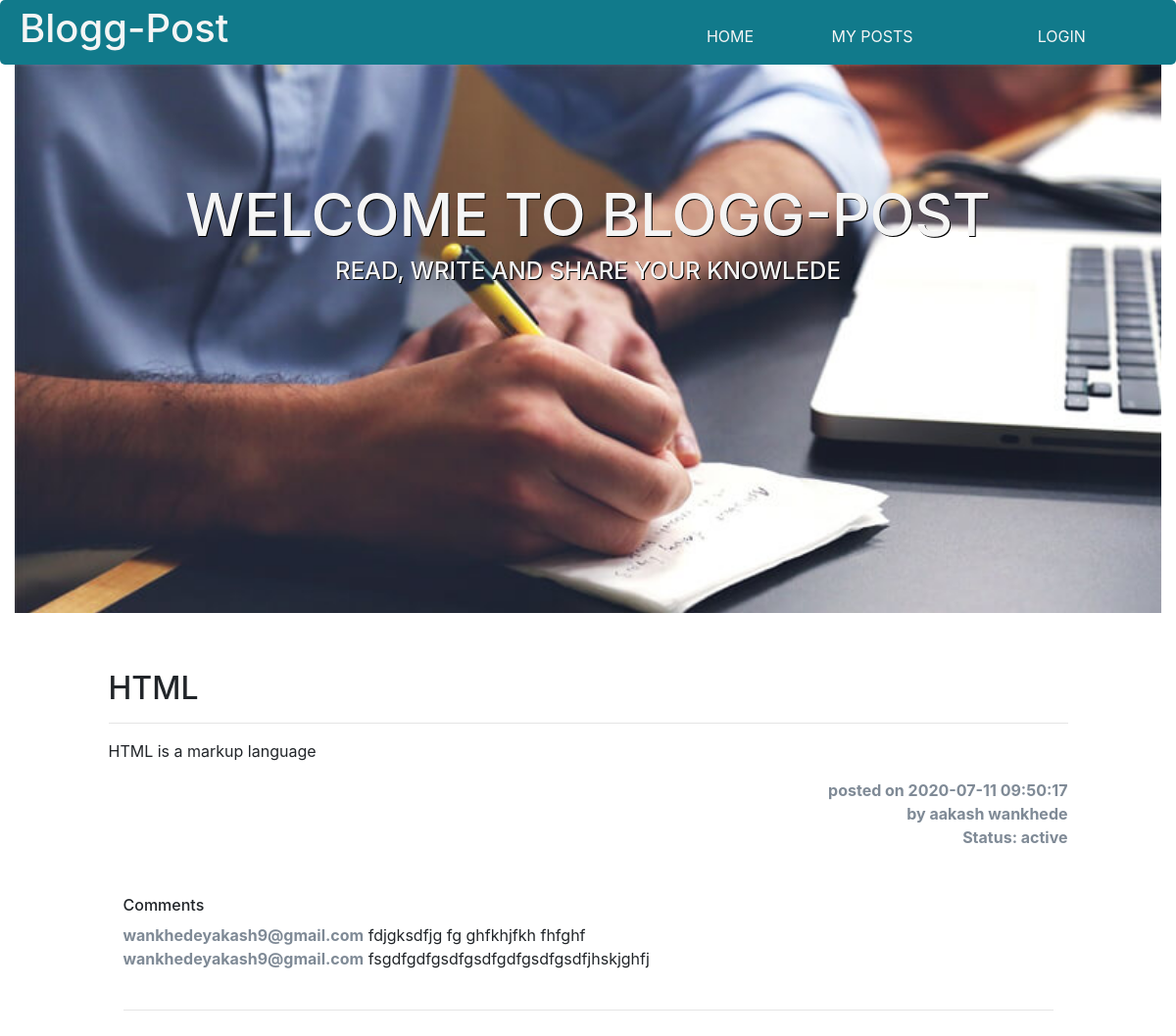
Page /post.php?id=11 on the committed database.
### tables this page shows
CREATE TABLE `blogs` (
  `id` int(11) NOT NULL,
  `title` varchar(50) NOT NULL,
  `content` varchar(500) NOT NULL,
  `post_time` datetime NOT NULL DEFAULT current_timestamp(),
  `user` varchar(50) NOT NULL,
  `isactive` tinyint(1) NOT NULL DEFAULT 0
);

CREATE TABLE `users` (
  `name` varchar(50) NOT NULL,
  `email` varchar(50) NOT NULL,
  `phone` varchar(10) DEFAULT NULL,
  `password` varchar(15) NOT NULL,
  `isadmin` tinyint(1) NOT NULL DEFAULT 0
);

CREATE TABLE `comments` (
  `id` int(11) NOT NULL,
  `comment` varchar(100) NOT NULL,
  `post_id` int(11) NOT NULL,
  `user_id` varchar(50) NOT NULL
);

### post.php (the view, shortened to what this page needs)
<html>
    <head>
        <link rel="stylesheet" href="https://stackpath.bootstrapcdn.com/bootstrap/4.5.0/css/bootstrap.min.css">
        <link rel="stylesheet" href="./static/index.css">
    </head>
    <body vlink="black">
        <div class="container-fluid">
            <div class="page-header row">
                <div class="col-xl-7 col-lg-7 col-md-7 col-sm-6 col-xs-6 col-12" style="padding: unset;"> <h1> Blogg-Post</h1></div>
                <a href="./" style="text-align: center;"  class="col-xl-1 col-lg-1 col-md-1 col-sm-2 col-xs-2 col-3"><div style="color: whitesmoke;">HOME</div></a>
                <a href="./my_posts.php" style="text-align: center;"  class="col-xl-2 col-lg-2 col-md-2 col-sm-2 col-xs-2 col-6"><div style="color: whitesmoke;"  >MY&nbsp;POSTS</div></a>
                <?php if (!isset($_SESSION['username'])){?>
                <a href="./login.php" style="text-align: center;"  class="col-xl-2 col-lg-2 col-md-2 col-sm-2 col-xs-2 col-3"><div style="color: whitesmoke;"  >LOGIN</div></a>
                <?php } ?>
             </div>
             <div class="">
                <div class="backgrd">
                    <div style="text-align: center; color: whitesmoke; text-shadow: 1px 1px black;">
                        <h1 style="font-size: 60px;"> WELCOME TO BLOGG-POST</h1>
                        <h4>READ, WRITE AND SHARE YOUR KNOWLEDE</h4>
                    </div>
                </div>
                <br>
                <br>
                <div class="container">
                    <?php
                       $id = $_GET['id'];
                        require_once "./db.php";
                        $result = mysqli_fetch_array($con -> query("SELECT blogs.id, blogs.title,blogs.content,blogs.post_time,blogs.isactive,users.name,users.email from blogs join users on blogs.user = users.email where blogs.id = $id"));
                    ?>
                    <div class="container blog" >
                        <div class="h2">
                            <?php echo $result['title']?>
                            </div>
                        <hr>
                        <p><?php echo  $result['content']?></p>
                         <div class="postDetails">
                            posted on <?php  echo $result["post_time"]?>
                            <br> by <?php  echo $result["name"]?>
                            <br>Status: <?php echo $result['isactive']?'active':'inactive' ?>
                        </div>
                        <div class="container">
                            <br>
                            <br>
                            <div class="comments">
                                <h6>Comments</h6>
                                <?php
                                    $result = $con -> query("SELECT * from comments  where comments.post_id = $id");
                                    while($r = mysqli_fetch_array($result))
                                    {
                                    ?>
                                    <div>
                                        <b><?php echo $r['user_id'] ?></b> <?php echo $r['comment'] ?>
                                    </div>
                                    <?php
                                    }
                                ?>
                            </div>
                            <br>
                            <hr>
                        </div>
                    </div>
                </div>
             </div>
        </div>
    </body>
</html>

### static/index.css (style rules this page uses)
* { scroll-behavior: smooth; }
.page-header { background-color: #117a8b; color : whitesmoke; padding: 5px 20px; border-radius: 5px; }
.page-header >a, .page-header > a:hover { text-decoration: none; color: whitesmoke; transition: 500ms ease; }
.comments > div > b { color: #7f8a96; }
.page-header > * { padding-top: 20px; }
.postDetails { text-align: right; color: #7f8a96; font-weight: bold; }
.blog { padding: 10px; margin: auto; width: 90%; box-shadow: none; }
a { text-decoration: none; color: black; }
.backgrd { min-height: 340px; background: url('./about-plan.jpg') no-repeat ; background-size: cover ; padding-top:10% ; height: 70%; width: 100% ; }

### rows in the picture
blogs: title "HTML", content "HTML is a markup language", post_time "2020-07-11 09:50:17", user.name "aakash wankhede"
comments: user "wankhedeyakash9@gmail.com", comment "fdjgksdfjg fg ghfkhjfkh fhfghf"
comments: user "wankhedeyakash9@gmail.com", comment "fsgdfgdfgsdfgsdfgdfgsdfgsdfjhskjghfj"
